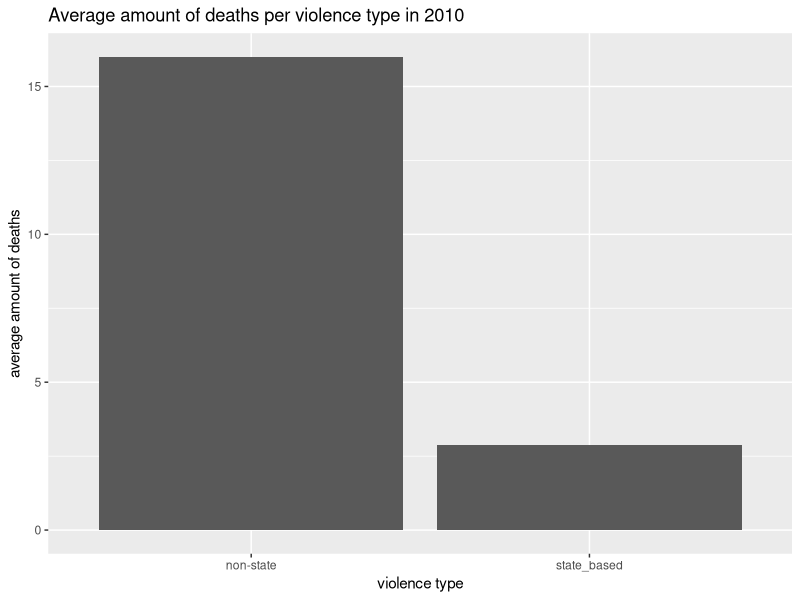
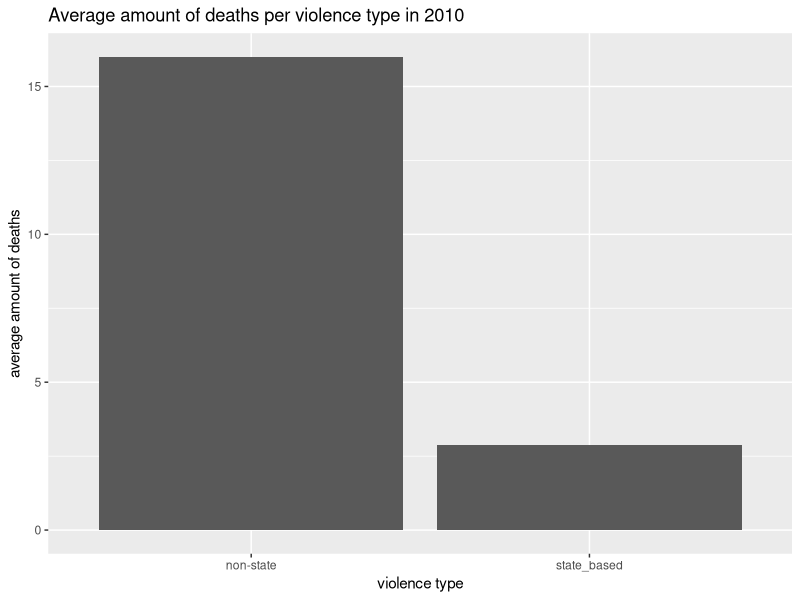

Generate these figures, in order, with R:
## ---- chunk 1
#loading the tidyverse
library('tidyverse')
## ---- chunk 2
#loading the file
conflicts_2010 <- read.csv('Yemen_2010.csv')
## ---- chunk 3
#group conflicts by type of violence
conflicts_grouped_2010 <- conflicts_2010 %>%
  group_by(type_of_violence)
## ---- chunk 4
#find the mean per violence type
conflicts_grouped_types_2010 <- conflicts_grouped_2010 %>%
summarise(average_types = mean(deaths))
## ---- chunk 5
#change violence types
conflicts_grouped_better_2010 <- conflicts_grouped_types_2010 %>%
  mutate(
    type_of_violence = ifelse(type_of_violence==1, 'state_based', type_of_violence),
    type_of_violence = ifelse(type_of_violence==2, 'non-state', type_of_violence),
    type_of_violence = ifelse(type_of_violence==3, 'one-sided', type_of_violence)
  )
## ---- chunk 6
#plotting mean deaths per violence type 
ggplot(data = conflicts_grouped_better_2010) + geom_col(mapping = aes(x = type_of_violence, y = average_types)) + xlab("violence type") + ylab("average amount of deaths") + ggtitle("Average amount of deaths per violence type in 2010")
## ---- chunk 7
ggsave("plot_2010.jpg")
